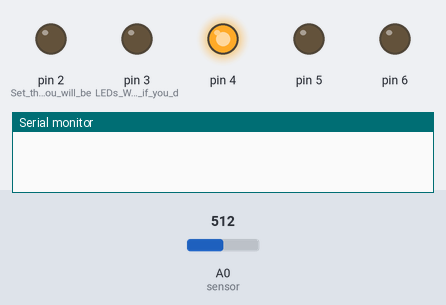
A sketch run on a simulated Arduino Uno, built with avr-gcc and run on an emulated ATmega328P. On the bench: output pins drawn as LEDs (lit = HIGH), the last lines printed to the serial monitor. Dashed ring = blinking. The inputs (shaded band) are chosen by the test bench; at power-on: A0 (sensor) = 512.

Above: at 1.3 s.
1.4 s: A0 (sensor) set to 0
At 2.4 s:
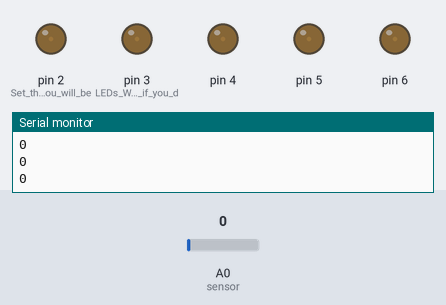
3.1 s: A0 (sensor) set to 122
At 3.89 s:
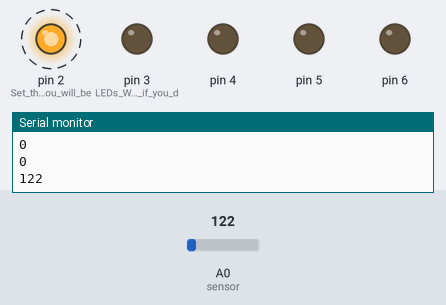
6.2 s: A0 (sensor) set to 900
At 7.5 s:
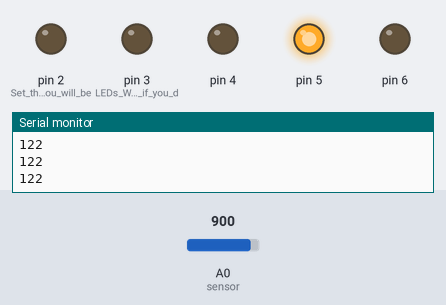
7.7 s: A0 (sensor) set to 921
Timing chart, 0 to 10.5 s (numbered marks = the images above; inputs shaded):
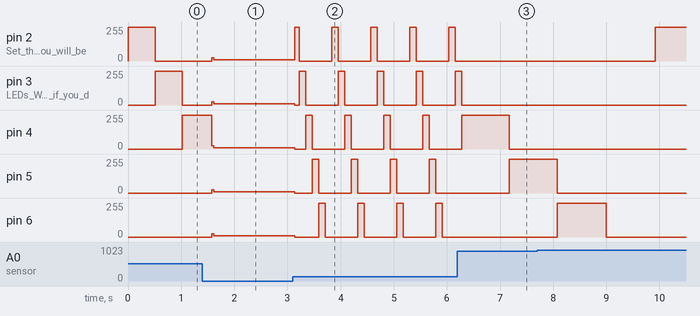

Measured:
- after the input at 1.4 s, pin 2 (Set_the_Pins_you_will_be): 0/255 → 9/255 after 0.18 s; pin 3 (LEDs_Will_be_dim_if_you_d): 0/255 → 10/255 after 0.18 s; pin 4: 255/255 → 9/255 after 0.18 s
- after the input at 3.1 s, pin 2 (Set_the_Pins_you_will_be): alternates 255/255 for 0.12 s and 0/255 for 0.61 s, starting at once; pin 3 (LEDs_Will_be_dim_if_you_d), pin 5, pin 6: 10/255 → 0/255 at once, then repeats every 0.73 s: 255/255 0.12 s, 0/255 0.61 s; pin 4: 9/255 → 0/255 at once, then repeats every 0.73 s: 255/255 0.12 s, 0/255 0.61 s
- after the input at 6.2 s, pin 2 (Set_the_Pins_you_will_be), pin 6: stops changing and stays 0/255; pin 3 (LEDs_Will_be_dim_if_you_d): goes on until 6.3 s, then stays 0/255

The sketch:

POT_ChangeTheSpeed.ino
```cpp
 // Use the Potentiometer for this. See the diagram to find out how to use it.
 // The Potentiometers take in a value between 1 and 1023.

 int WaitTime; //A Variable that changes the time
void setup(){
  pinMode(2, OUTPUT);//Set the Pins you will be Using to Outputs
  pinMode(3, OUTPUT);//LEDs Will be dim if you do not
  pinMode(4, OUTPUT);
  pinMode(5, OUTPUT);
  pinMode(6, OUTPUT);

  Serial.begin(9600);


}
//A loop routine that runs on forever and ever and ever and ever and ever ...
void loop() {
  //HIGH sends +5V into the pin, turning on the LED
  //LOW sends 0V into the pin, turning off the LED
  digitalWrite(2, HIGH);
  WaitTime = analogRead(A0); //analogRead will read the value of the sensor.
  delay(WaitTime);           //Then this value is sent to the variable WaitTime
  digitalWrite(2, LOW);      //In turn, this changes the time between light changes directly.
  digitalWrite(3, HIGH);
  WaitTime = analogRead(A0);
  delay(WaitTime);
  digitalWrite(3, LOW);
  digitalWrite(4, HIGH);
  WaitTime = analogRead(A0);
  delay(WaitTime);
  digitalWrite(4, LOW);
  digitalWrite(5, HIGH);
  WaitTime = analogRead(A0);
  delay(WaitTime);
  digitalWrite(5, LOW);
  digitalWrite(6, HIGH);
  WaitTime = analogRead(A0);
  delay(WaitTime);
  digitalWrite(6, LOW);
  WaitTime = analogRead(A0);
  delay(WaitTime);
  Serial.println(WaitTime);
}
```
